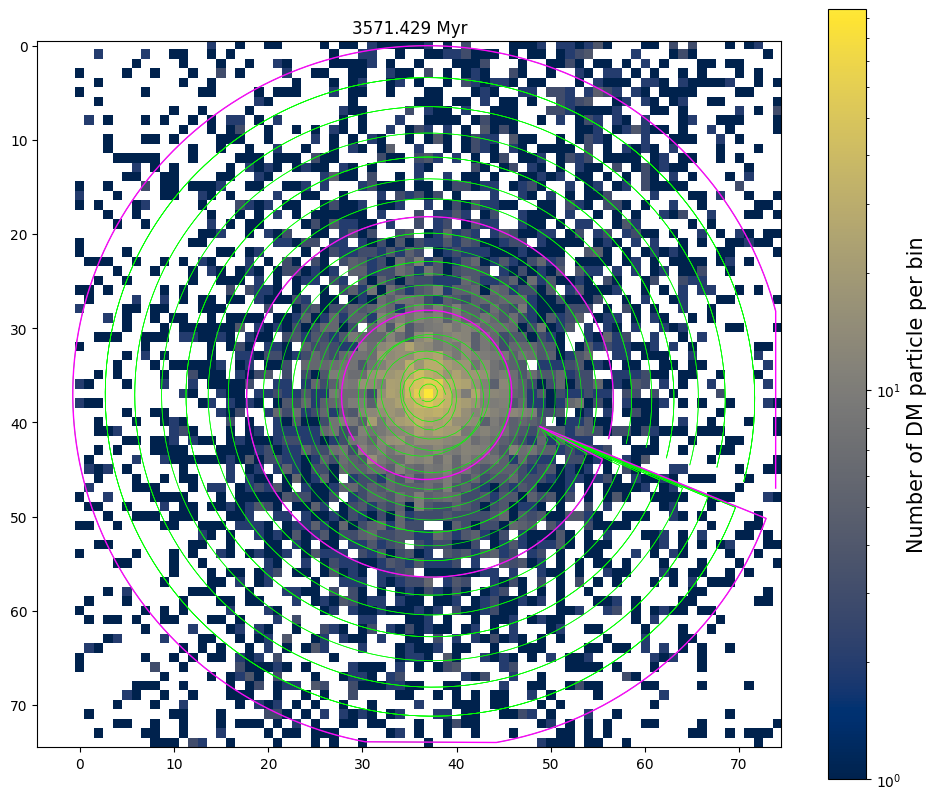
#> input picture ResearchAssignments/ResearchAssignment5/plots/02/projections/M33_250.png, 936 x 800 px, found by its file name
$ jupyter execute --allow-errors ResearchAssignment7.ipynb
#> lines starting #> are read from the running program, lines starting #| are printed output that depends on the picture
# Topic: Analyzing the Dark Matter Halo Shape of M33

### Question: How does the ellipticity of M33's DM halo shape change over time

### Output Plots: Triaxiality versus time of M33's halo taken at R200, R200/2, and R200/4, DM particle density projections near time of M31-MW merger

[cell 1]
# Nicolas Mazziotti

# import modules
import numpy as np
import astropy.units as u
from astropy.constants import G

# import plotting modules
import matplotlib
import matplotlib.pyplot as plt
from matplotlib.colors import LogNorm
import matplotlib.image as mpimg

# some of my code takes a while, so use tqdm to see progress
from tqdm import tqdm

# my modules
from ReadFile import Read
from CenterOfMass import CenterOfMass
from MassProfile import MassProfile

# module I created
#> (the rest of this cell did not finish here and is left out)

# Create DM Density Projections At Every 10 Snapshots

[cell 2]
def RunEllipseFitting(axis1, axis2):
    """
    Function that fits isodensity contours to a specific projection of the M33 DM particle density.
    Fitting is performed at every 10 snapshots in the full 800 snapshot range of the simulation.

    INPUTS:
        - axis1 (int): Axis to project along the vertical axis (x = 0, y = 1, z = 2)
        - axis2 (int): Axis to project along the horizontal axis (x = 0, y = 1, z = 2)

    OUTPUTS:
        - table_info (numpy aray): Array of ellipse information extracted at R200, R200/2, and R200/4. Failed snaps will
            have an array value of 1.
        - fit_success (numpy array): Boolean array of the snapshots where the ellipse fitting was successful.
    """
#> called with axis1 = 0, axis2 = 1

    snap_range = np.arange(0, 799, 10) # Read in every 10 snapshots
    fit_success = np.ones(len(snap_range), dtype=bool) # Initialize fitting result as successful for all snapshots
    table_info = np.ones(len(snap_range), dtype=tuple) # Store ellipse information to this array to create table from later on

    # Looping through every 10 snapshots (tqdm to see progress)
    for i in tqdm(range(len(snap_range))):
        snap = snap_range[i]

        # Create HaloShape object at given snap (see HaloShape.py)
        M33 = HaloShape('M33', snap)

        # See if ellipse fitting works on first try
        try:
            # Retrieve fitting of all ellipses, and then the ellipticity, position angle, semimajor axis (a) in kpc, and semiminor axis (b)
            # in kpc at R200, R200/2, and R200/4
            isophotes, eps, pa, sma, smb = M33.PlotEllipses(axis1, axis2)

            # Save the snapshot time (Myr), and the ellipse information at R200, R200/2, and R200/4 to a row for our table
            row = M33.time.value, *tuple(eps), *tuple(pa), *tuple(sma), *tuple(smb)
            table_info[i] = row

        # If the ellipse fitting fails it will raise a ValueError
        except ValueError:
            # Try again but with smaller initial semimajor axis guess of 5 pixels (default is 10 pixels)
            try:
                isophotes, eps, pa, sma, smb = M33.PlotEllipses(axis1, axis2, sma=5)

                # If this try is successful, store to table_info
                row = M33.time.value, *tuple(eps), *tuple(pa), *tuple(sma), *tuple(smb)
                table_info[i] = row

            # If fails again, set index corresponding to this snapshot in fitting_success to False
            except ValueError:
                fit_success[i] = False

    # Return results of fitting algorithm
    return table_info, fit_success

# [42 lines left out: function SaveToTable, not called in this run]

#> (a cell that did not finish here is left out)

#> (a cell that did not finish here is left out)

#> (a cell that did not finish here is left out)

### Note: At each snapshot, the actual ellipses plotted on top of the projection are saved to the directory /plots/01/projections/. The radial profile of the fitted ellipses are similarly saved to /plots/01/ellipses/.

[cell 6]
def Triaxiality(r200_index):
    """
    Function that computes the triaxiality parameter of M33 across time
    T = (1 - b/a)/(1 - c/a)

    INPUTS:
        -r200_index (int): An index of 1 computes the triaxiality at R200, 2 computes it at R200/2, and 3 computes it at R200/4

    OUTPUT:
        - time_range (numpy array of floats): Snapshot times where ellipse fitting succeeded (in Gyr)
        - T (numpy array of floats): Triaxiality parameter
    """
    # Read in table information for each projection
    Halo_01 = np.genfromtxt('halo_evo_01.txt')
    Halo_02 = np.genfromtxt('halo_evo_02.txt')
    Halo_12 = np.genfromtxt('halo_evo_12.txt')

    # Find the snapshots where ellipse fitting was successful across all three projections
    common = np.intersect1d(np.intersect1d(Halo_01[:,0], Halo_02[:,0]), Halo_12[:,0])

    # Mask the snapshots where not all three projections succeeded
    mask_01 = np.isin(Halo_01[:,0], common)
    mask_02 = np.isin(Halo_02[:,0], common)
    mask_12 = np.isin(Halo_12[:,0], common)

    # Calculate axis ratios from the ellipticity values
    ar_01 = 1 - Halo_01[:, r200_index][mask_01]
    ar_02 = 1 - Halo_02[:, r200_index][mask_02]
    ar_12 = 1 - Halo_12[:, r200_index][mask_12]


    b_over_a = np.maximum(np.maximum(ar_01, ar_02), ar_12) # Uses projection with maximum axis ratio as b/a
    c_over_a = np.minimum(np.minimum(ar_01, ar_02), ar_12) # Uses projection with minimum axis ratio as c/a

    # Calculate triaxiality parameter
    T = (1 - (b_over_a)**2)/(1 - (c_over_a)**2)

    # Convert time values from Myr to Gyr
    time_range = Halo_01[:,0][mask_01]/1000

    # Return time_range, T
    return time_range, T

[cell 7]
# Plot #1: Triaxiality plotted versus time (in Gyr) at R200, R200/2, and R200/4

# Retrieve ellipse information from .txt files and compute triaxiality
T_R200 = Triaxiality(1)
T_R200d2 = Triaxiality(2)
T_R200d4 = Triaxiality(3)

plt.figure(figsize=(10,5))

# These three lines correspond to the time snapshots in the plot in the next cell (see next cell)
plt.axvline(3.57, c='k', linestyle='-', linewidth=0.8)
plt.axvline(4.0, c='k', linestyle='-', linewidth=0.8)
plt.axvline(4.86, c='k', linestyle='-', linewidth=0.8)

# Plot triaxiality at each distance
plt.plot(T_R200[0], T_R200[1], label=r'At $R_{200}$', marker='o')
plt.plot(T_R200d2[0], T_R200d2[1], linestyle='--', label=r'At $R_{200}/2$')
plt.plot(T_R200d4[0], T_R200d4[1], linestyle='-.', label=r'At $R_{200}/4$')

# In N.Garavito-Camargo et al. (2021), prolate, oblate, and triaxial are defined by
# Prolate: T >= 0.67
# Oblate: T <= 0.33
# Triaxial: 0.67 > T > 0.33

plt.axhline(0.33, c='gray', linestyle=':') # Oblate/triaxial boundary
plt.axhline(0.67, c='gray', linestyle=':') # Prolate/triaxial boundary

plt.legend()

# Set axis and title labels
plt.ylabel('Triaxiality $T$')
plt.xlabel('Time [Gyr]')
plt.title("Triaxiality Evolution of M33's DM Halo")

# Save figure to pdf to use in report
plt.savefig('Triaxiality_Evo.pdf', bbox_inches='tight')
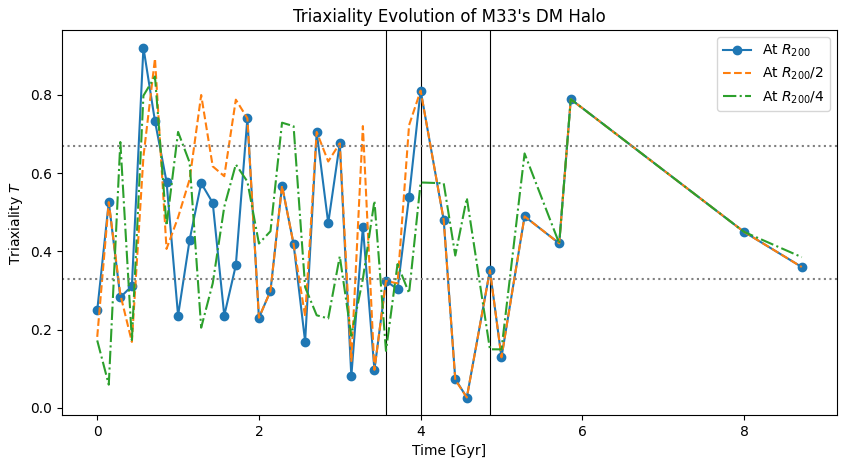
#> figure drawn by matplotlib, 1 panel

[cell 8]
# Plot face-on projections near 4 Gyr (snapshot 280) to see changes due to merger

snap_250 = mpimg.imread('./plots/01/projections/M33_250.png')
#> snap_250 is the input picture: shape (800, 936, 4) float32; mean R, G, B, A 0.658, 0.705, 0.732, 1
snap_280 = mpimg.imread('./plots/01/projections/M33_280.png')
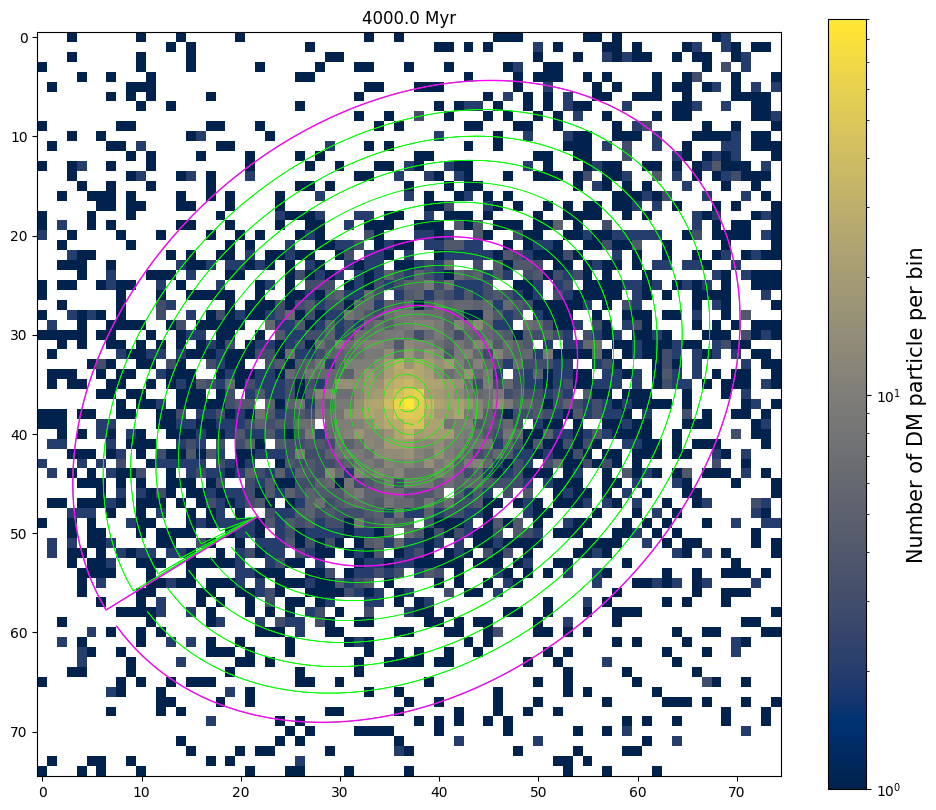
#> input picture ResearchAssignments/ResearchAssignment5/plots/01/projections/M33_280.png, 936 x 810 px, found by its file name
#> snap_280 is the input picture: shape (810, 936, 4) float32; mean R, G, B, A 0.677, 0.721, 0.746, 1
snap_340 = mpimg.imread('./plots/01/projections/M33_340.png')
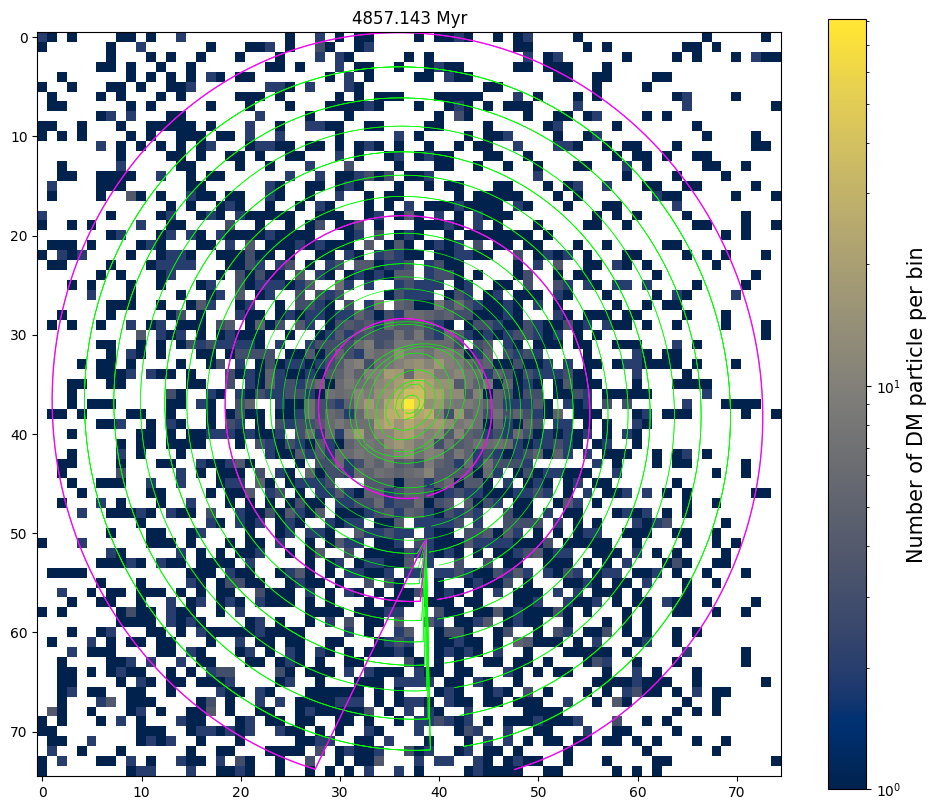
#> input picture ResearchAssignments/ResearchAssignment6/plots/01/projections/M33_340.png, 936 x 810 px, found by its file name
#> snap_340 is the input picture: shape (810, 936, 4) float32; mean R, G, B, A 0.659, 0.708, 0.737, 1

fig, ax = plt.subplots(1, 3, figsize=(15,5), dpi=300)

# Plot projection for snapshot 250 (3.57 Gyr)
ax[0].imshow(snap_250)
ax[0].get_xaxis().set_visible(False)
ax[0].get_yaxis().set_visible(False)

# Remove outer border of image box
for spine in ax[0].spines.values():
    spine.set_visible(False)

# Plot projection for snapshot 280 (4 Gyr)
ax[1].imshow(snap_280)
ax[1].get_xaxis().set_visible(False)
ax[1].get_yaxis().set_visible(False)

# Remove outer border of image box
for spine in ax[1].spines.values():
    spine.set_visible(False)

# Plot projection for snapshot 340 (4.86 Gyr)
ax[2].imshow(snap_340)
ax[2].get_xaxis().set_visible(False)
ax[2].get_yaxis().set_visible(False)

# Remove outer border of image box
for spine in ax[2].spines.values():
    spine.set_visible(False)

# Use middle axis to make title for entire figure
ax[1].set_title('Face-On (x-y) DM Density Projection (3.57 - 4.86 Gyr)')

# Save figure to pdf for report
fig.savefig('XY_Evo_NearMerger.pdf', bbox_inches='tight')
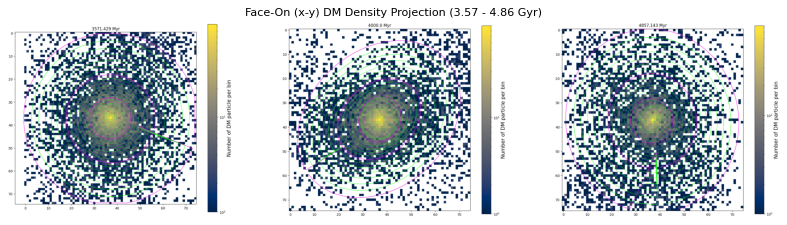
#> figure drawn by matplotlib, 3 panels
